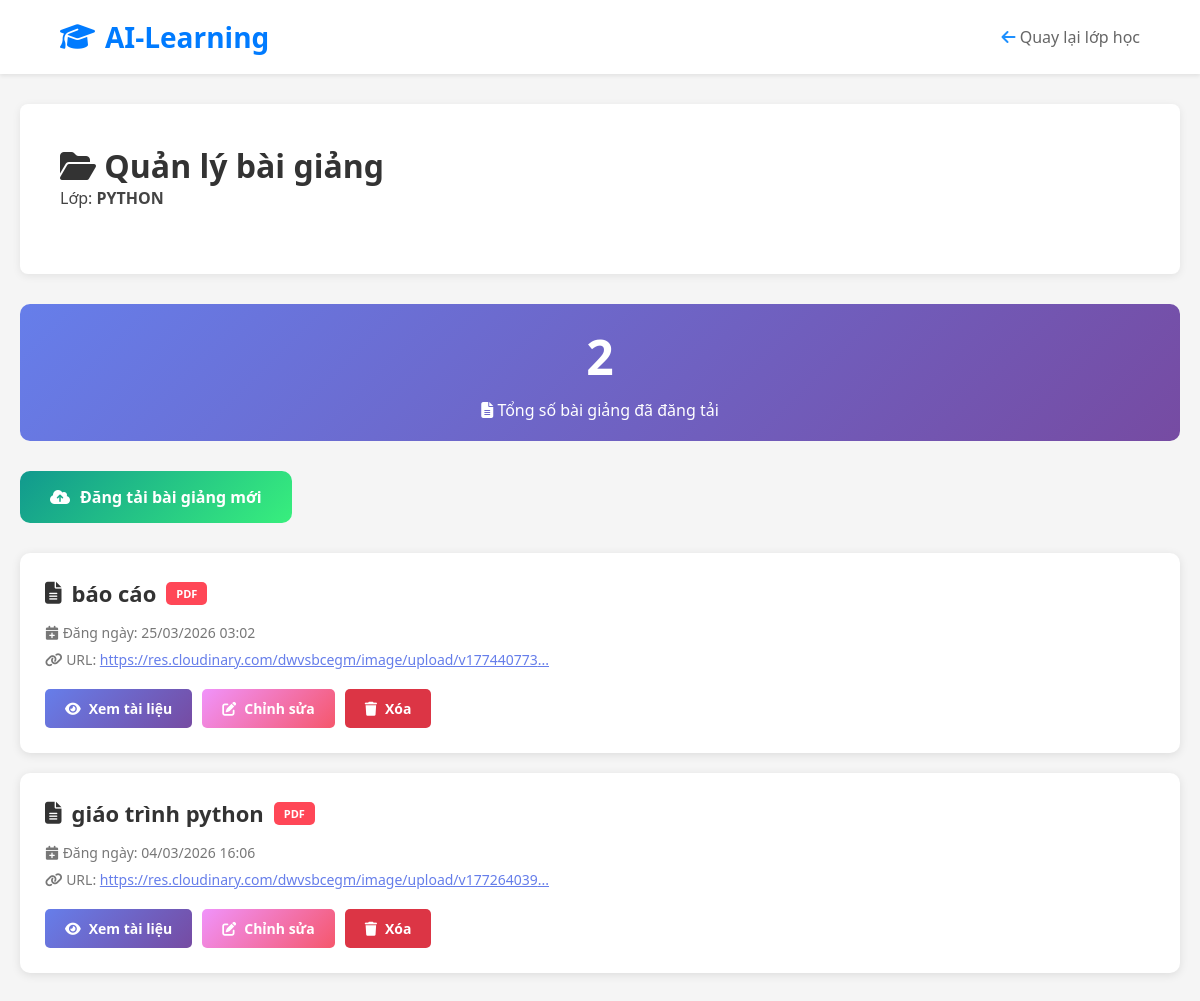
/modules/lecture/manage_lectures.php?id=9 (signed in), run on the app's committed database.
### tables this page shows
CREATE TABLE `classes` (
  `id` int(11) NOT NULL,
  `class_name` varchar(255) NOT NULL,
  `description` text DEFAULT NULL,
  `owner_id` int(11) DEFAULT NULL,
  `invite_code` varchar(10) DEFAULT NULL,
  `created_at` timestamp NOT NULL DEFAULT current_timestamp(),
  `type` enum('public','private') DEFAULT 'public',
  `requirements` text DEFAULT NULL
);

CREATE TABLE `lectures` (
  `id` int(11) NOT NULL,
  `class_id` int(11) DEFAULT NULL,
  `title` varchar(255) NOT NULL,
  `file_url` text NOT NULL,
  `file_type` varchar(50) DEFAULT NULL,
  `created_at` timestamp NOT NULL DEFAULT current_timestamp()
);

### modules/lecture/manage_lectures.php (the view, shortened to what this page needs)
<?php
require_once __DIR__ . '/../../config/db_config.php';
$class_id = isset($_GET['id']) ? mysqli_real_escape_string($conn, $_GET['id']) : 0;
$sql_class = "SELECT * FROM classes WHERE id = '$class_id'";
$result_class = mysqli_query($conn, $sql_class);
$class_data = mysqli_fetch_assoc($result_class);
$sql_lectures = "SELECT * FROM lectures WHERE class_id = '$class_id' ORDER BY created_at DESC";
$result_lectures = mysqli_query($conn, $sql_lectures);
$total_lectures = mysqli_num_rows($result_lectures);
?>
<!DOCTYPE html>
<html lang="vi">
<head>
    <link rel="stylesheet" href="/E_learning/assets/css/style.css">
    <link rel="stylesheet" href="/E_learning/assets/css/user_style.css">
    <link rel="stylesheet" href="https://cdnjs.cloudflare.com/ajax/libs/font-awesome/6.4.0/css/all.min.css">
</head>
<body class="manage-lectures-page">
    <nav class="navbar">
        <div class="logo">
            <i class="fas fa-graduation-cap"></i> AI-Learning
        </div>
        <div class="nav-links">
            <a href="/E_learning/modules/class/manage_class.php?id=<?php echo $class_id; ?>" class="manage-lectures-back-link">
                <i class="fas fa-arrow-left"></i> Quay lại lớp học
            </a>
        </div>
    </nav>
    <div class="container">
        <div class="welcome-section">
            <h1><i class="fas fa-folder-open"></i> Quản lý bài giảng</h1>
            <p class="subtitle">Lớp: <strong><?php echo htmlspecialchars($class_data['class_name']); ?></strong></p>
        </div>
        <div class="stats-card">
            <h3><?php echo $total_lectures; ?></h3>
            <p><i class="fas fa-file-alt"></i> Tổng số bài giảng đã đăng tải</p>
        </div>
        <a href="/E_learning/modules/lecture/upload_lecture.php?id=<?php echo $class_id; ?>" class="btn-upload">
            <i class="fas fa-cloud-upload-alt"></i> Đăng tải bài giảng mới
        </a>
        <?php if (mysqli_num_rows($result_lectures) > 0): ?>
            <?php while($lecture = mysqli_fetch_assoc($result_lectures)): ?>
                <?php
                $file_url = $lecture['file_url'];
                $file_extension = strtolower(pathinfo($file_url, PATHINFO_EXTENSION));
                if (in_array($file_extension, ['pdf'])) {
                    $badge_class = 'badge-pdf';
                    $badge_text = 'PDF';
                } elseif (in_array($file_extension, ['doc', 'docx'])) {
                    $badge_class = 'badge-doc';
                    $badge_text = 'DOCX';
                } elseif (in_array($file_extension, ['jpg', 'jpeg', 'png', 'gif'])) {
                    $badge_class = 'badge-image';
                    $badge_text = 'IMAGE';
                } else {
                    $badge_class = 'badge-doc';
                    $badge_text = 'FILE';
                }
                ?>
                <div class="lecture-item">
                    <div class="lecture-header">
                        <div class="lecture-title">
                            <i class="fas fa-file-alt"></i>
                            <?php echo htmlspecialchars($lecture['title']); ?>
                            <span class="file-type-badge <?php echo $badge_class; ?>"><?php echo $badge_text; ?></span>
                        </div>
                    </div>
                    <div class="lecture-info">
                        <i class="fas fa-calendar-plus"></i> Đăng ngày: <?php echo date('d/m/Y H:i', strtotime($lecture['created_at'])); ?>
                    </div>
                    <div class="lecture-info">
                        <i class="fas fa-link"></i> URL:
                        <a href="<?php echo htmlspecialchars($lecture['file_url']); ?>" target="_blank" class="lecture-url-link">
                            <?php echo substr($lecture['file_url'], 0, 60); ?>...
                        </a>
                    </div>
                    <div class="lecture-actions">
                        <a href="<?php echo htmlspecialchars($lecture['file_url']); ?>" target="_blank" class="btn-action btn-view">
                            <i class="fas fa-eye"></i> Xem tài liệu
                        </a>
                        <a href="/E_learning/modules/lecture/edit_lecture.php?id=<?php echo $lecture['id']; ?>&class_id=<?php echo $class_id; ?>" class="btn-action btn-edit">
                            <i class="fas fa-edit"></i> Chỉnh sửa
                        </a>
                        <button class="btn-action btn-delete js-confirm-delete-lecture" data-lecture-id="<?php echo $lecture['id']; ?>" type="button">
                            <i class="fas fa-trash"></i> Xóa
                        </button>
                    </div>
                </div>
            <?php endwhile; ?>
        <?php endif; ?>
    </div>
</body>
</html>

### assets/css/style.css (style rules this page uses)
* { margin: 0; padding: 0; box-sizing: border-box; font-family: 'Segoe UI', Tahoma, Geneva, Verdana, sans-serif; }
.manage-lectures-page .stats-card { background: linear-gradient(135deg, #667eea 0%, #764ba2 100%); color: white; padding: 20px; border-radius: 10px; margin-bottom: 30px; text-align: center; }
.manage-lectures-page .stats-card h3 { margin: 0; font-size: 48px; }
.manage-lectures-page .stats-card p { margin: 10px 0 0 0; font-size: 16px; }
.manage-lectures-page .lecture-item { background: white; padding: 25px; border-radius: 10px; margin-bottom: 20px; box-shadow: 0 2px 10px rgba(0, 0, 0, 0.1); transition: 0.3s; }
.manage-lectures-page .lecture-header { display: flex; justify-content: space-between; align-items: center; margin-bottom: 15px; }
.manage-lectures-page .lecture-title { font-size: 22px; font-weight: bold; color: #333; display: flex; align-items: center; gap: 10px; }
.manage-lectures-page .lecture-info { color: #777; font-size: 14px; margin: 8px 0; }
.manage-lectures-page .lecture-actions { margin-top: 20px; display: flex; gap: 10px; flex-wrap: wrap; }
.manage-lectures-page .btn-action { width: auto; padding: 10px 20px; border: none; border-radius: 5px; cursor: pointer; font-weight: 600; transition: 0.3s; text-decoration: none; display: inline-flex; align-items: center; gap: 8px; font-size: 14px; }
.manage-lectures-page .btn-view { background: linear-gradient(135deg, #667eea 0%, #764ba2 100%); color: white; }
.manage-lectures-page .btn-edit { background: linear-gradient(135deg, #f093fb 0%, #f5576c 100%); color: white; }
.manage-lectures-page .btn-delete { background: #dc3545; color: white; }
.manage-lectures-page .btn-upload { background: linear-gradient(135deg, #11998e 0%, #38ef7d 100%); color: white; padding: 15px 30px; border: none; border-radius: 10px; cursor: pointer; font-weight: 600; font-size: 16px; margin-bottom: 30px; text-decoration: none; display: inline-flex; align-items: center; gap: 10px; }
.manage-lectures-page .file-type-badge { display: inline-block; padding: 4px 10px; border-radius: 5px; font-size: 11px; font-weight: bold; text-transform: uppercase; }
.manage-lectures-page .badge-pdf { background: #ff4757; color: white; }
.manage-lectures-back-link { text-decoration: none; color: #666; }
.lecture-url-link { color: #667eea; }

### assets/css/user_style.css (style rules this page uses)
* { margin: 0; padding: 0; box-sizing: border-box; }
body { font-family: 'Segoe UI', Tahoma, sans-serif; margin: 0; background: #f5f5f5; min-height: 100vh; color: #333333; position: relative; }
.navbar { background: #FFFFFF; padding: 18px 5%; display: flex; justify-content: space-between; align-items: center; box-shadow: 0 2px 4px rgba(0,0,0,0.08); position: sticky; top: 0; z-index: 100; }
.logo { font-size: 28px; font-weight: bold; color: #007BFF; display: flex; align-items: center; gap: 10px; }
.logo i { color: #007BFF; }
.nav-links { display: flex; align-items: center; gap: 15px; }
.nav-links i { color: #1E90FF; }
.container { max-width: 1200px; margin: 30px auto; padding: 0 20px; position: relative; z-index: 1; }
.welcome-section { background: #FFFFFF; padding: 40px; border-radius: 8px; margin-bottom: 30px; box-shadow: 0 2px 8px rgba(0,0,0,0.08); }
.subtitle { color: #444444; font-size: 16px; margin-bottom: 25px; }
.badge-pdf { background: #ffebee; color: #c62828; }

### data on the page
classes: class_name "PYTHON"
lectures: title "báo cáo", file_url "PDF", created_at "25/03/2026 03:02", file_url "https://res.cloudinary.com/dwvsbcegm/image/upload/v177440773"
lectures: title "giáo trình python", file_url "PDF", created_at "04/03/2026 16:06", file_url "https://res.cloudinary.com/dwvsbcegm/image/upload/v177264039"

### other printed values
$total_lectures "2"
